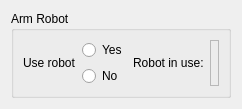
  <widget class="QWizardPage" name="robot">
   <property name="toolTip">
    <string>&lt;html&gt;&lt;head/&gt;&lt;body&gt;&lt;p&gt;DAQ Tool | ID09 - MS/XPD (Materials Science/X-ray Powder Diffraction) beamline&lt;/p&gt;&lt;/body&gt;&lt;/html&gt;</string>
   </property>
   <attribute name="pageId">
    <string notr="true">6</string>
   </attribute>
   <layout class="QGridLayout" name="gridLayout_23">
    <item row="0" column="0">
     <widget class="QGroupBox" name="robotGroupBox">
      <property name="sizePolicy">
       <sizepolicy hsizetype="Preferred" vsizetype="Preferred">
        <horstretch>0</horstretch>
        <verstretch>0</verstretch>
       </sizepolicy>
      </property>
      <property name="minimumSize">
       <size>
        <width>0</width>
        <height>0</height>
       </size>
      </property>
      <property name="cursor">
       <cursorShape>ArrowCursor</cursorShape>
      </property>
      <property name="autoFillBackground">
       <bool>false</bool>
      </property>
      <property name="title">
       <string>Arm Robot</string>
      </property>
      <property name="flat">
       <bool>false</bool>
      </property>
      <property name="checkable">
       <bool>false</bool>
      </property>
      <layout class="QGridLayout" name="gridLayout_6">
       <item row="0" column="1">
        <widget class="QERadioButton" name="robotYes">
         <property name="cursor">
          <cursorShape>PointingHandCursor</cursorShape>
         </property>
         <property name="focusPolicy">
          <enum>Qt::StrongFocus</enum>
         </property>
         <property name="toolTip">
          <string>YES</string>
         </property>
         <property name="text">
          <string>Yes</string>
         </property>
         <property name="variable" stdset="0">
          <string>$(P)UseRobot</string>
         </property>
         <property name="variableSubstitutions" stdset="0">
          <string>P=MS:</string>
         </property>
         <property name="variableAsToolTip">
          <bool>false</bool>
         </property>
         <property name="displayAlarmStateOption" stdset="0">
          <enum>QERadioButton::Never</enum>
         </property>
         <property name="clickText">
          <string>1</string>
         </property>
         <property name="clickCheckedText">
          <string>Yes</string>
         </property>
        </widget>
       </item>
       <item row="1" column="1">
        <widget class="QERadioButton" name="robotNo">
         <property name="cursor">
          <cursorShape>PointingHandCursor</cursorShape>
         </property>
         <property name="focusPolicy">
          <enum>Qt::StrongFocus</enum>
         </property>
         <property name="toolTip">
          <string>NO</string>
         </property>
         <property name="text">
          <string>No</string>
         </property>
         <property name="variable" stdset="0">
          <string>$(P)UseRobot</string>
         </property>
         <property name="variableSubstitutions" stdset="0">
          <string>P=MS:</string>
         </property>
         <property name="variableAsToolTip">
          <bool>false</bool>
         </property>
         <property name="displayAlarmStateOption" stdset="0">
          <enum>QERadioButton::Never</enum>
         </property>
         <property name="clickCheckedText">
          <string>No</string>
         </property>
        </widget>
       </item>
       <item row="0" column="0" rowspan="2">
        <widget class="QLabel" name="robotLabel">
         <property name="cursor">
          <cursorShape>ArrowCursor</cursorShape>
         </property>
         <property name="text">
          <string>Use robot</string>
         </property>
        </widget>
       </item>
       <item row="0" column="2" rowspan="2">
        <widget class="QLabel" name="robotInUse">
         <property name="toolTip">
          <string>Feedback</string>
         </property>
         <property name="text">
          <string>Robot in use:</string>
         </property>
        </widget>
       </item>
       <item row="0" column="3" rowspan="2">
        <widget class="QELabel" name="useRobotFeedback">
         <property name="cursor">
          <cursorShape>IBeamCursor</cursorShape>
         </property>
         <property name="toolTip">
          <string>Feedback</string>
         </property>
         <property name="frameShape">
          <enum>QFrame::StyledPanel</enum>
         </property>
         <property name="alignment">
          <set>Qt::AlignCenter</set>
         </property>
         <property name="wordWrap">
          <bool>true</bool>
         </property>
         <property name="variable" stdset="0">
          <string>$(P)UseRobot</string>
         </property>
         <property name="variableSubstitutions" stdset="0">
          <string>P=MS:</string>
         </property>
         <property name="variableAsToolTip">
          <bool>false</bool>
         </property>
         <property name="displayAlarmStateOption" stdset="0">
          <enum>QELabel::Never</enum>
         </property>
         <property name="addUnits">
          <bool>false</bool>
         </property>
        </widget>
       </item>
      </layout>
     </widget>
    </item>
   </layout>
  </widget>
